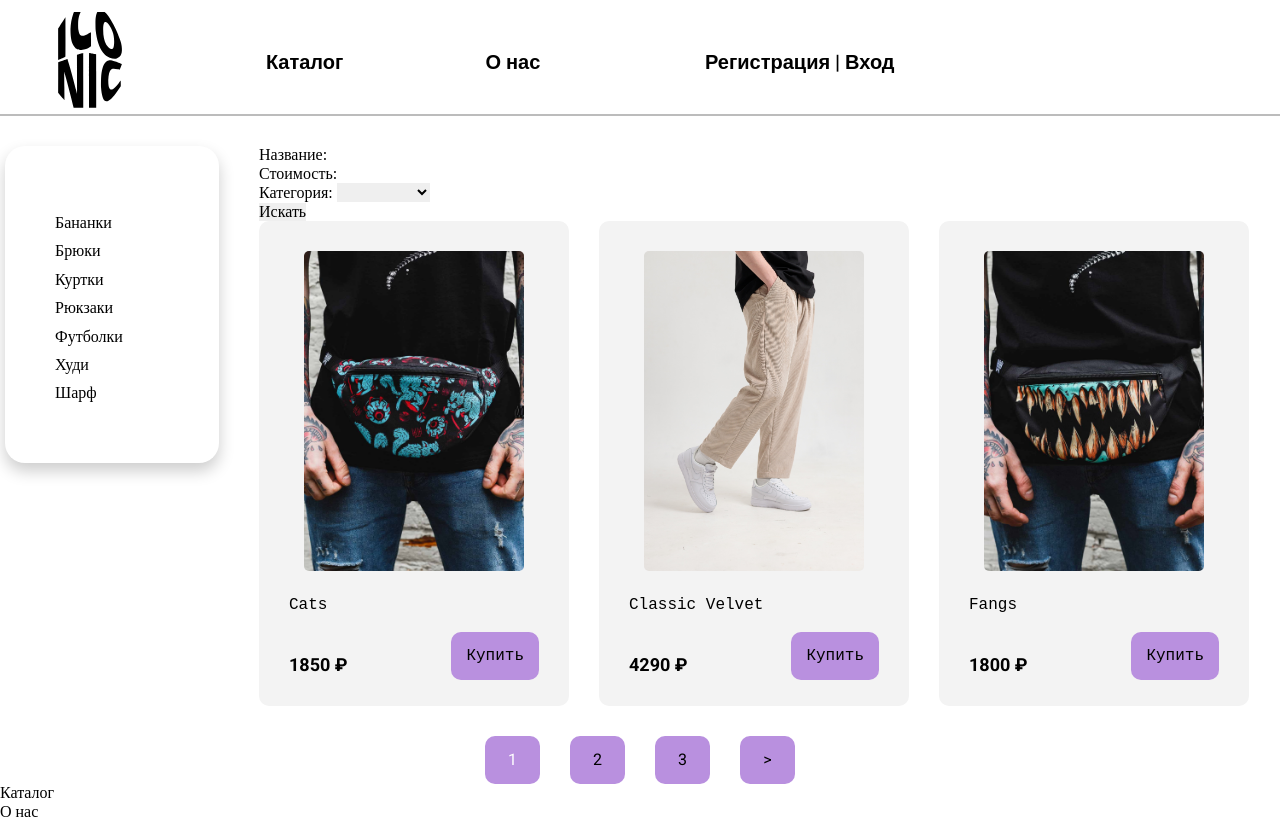
The page / on the database its author committed.
### products/models.py (models this page shows, shortened)
class ProductCategory(models.Model):
    name = models.CharField(max_length=128, unique=True, verbose_name="Название", db_index=True)
    description = models.CharField(blank=True, null=True, verbose_name="Описание", max_length=64)
    slug = models.SlugField(max_length=255, unique=True, db_index=True, verbose_name="URL")
    def get_absolute_url(self):
        return reverse('category', kwargs={'cat_slug': self.slug})
    def __str__(self) -> str:
        return self.name
    class Meta:
        verbose_name = "Категория"
        verbose_name_plural = "Категории"
        ordering = ['id', ]

class Product(models.Model):
    name = models.CharField(max_length=256, verbose_name="Товар")
    description = models.TextField(blank=True, verbose_name="Описание")
    short_description = models.CharField(max_length=64, verbose_name="Краткое описание")
    price = models.DecimalField(decimal_places=2, max_digits=8, verbose_name="Цена")
    image = models.ImageField(upload_to=user_directory_path, verbose_name="Изображение", blank=True)
    category = models.ForeignKey(to=ProductCategory, verbose_name=("Категория"), on_delete=models.CASCADE)
    quantity = models.PositiveIntegerField(verbose_name="Количество", default=1)
    is_available = models.BooleanField(verbose_name="В наличии", default=True)
    slug = models.SlugField(max_length=255, unique=True, db_index=True, verbose_name="URL")
    def get_absolute_url(self):
        return reverse('item', kwargs={'item_slug': self.slug})
    class Meta:
        verbose_name = "Товар"
        verbose_name_plural = "Товары"
        ordering = ['name', 'category']

### products/views.py (the view)
# urls.py: path('', CatalogHome.as_view(), name='home'),
class CatalogHome(DataMixin, ListView):
    model = Product
    template_name = 'products/index.html'
    context_object_name = 'products'
    def get_context_data(self,*, object_list=None, **kwargs):
        context = super().get_context_data(**kwargs)
        c_def = self.get_user_context(title="Каталог", form=FilterProductForm(self.request.GET), cat_shearch=1)
        return dict(list(context.items()) + list(c_def.items()))
    def get_queryset(self) -> QuerySet[Any]: #  Какие записи должны быть на странице отображены
        queryset = super().get_queryset()
        st_filter = ProductFilter(self.request.GET, queryset)
        return st_filter.qs

### products/forms.py
class FilterProductForm(forms.Form):
    name = forms.CharField(label='Название', max_length=50, required=False)
    price = forms.DecimalField(label='Стоимость', required=False)
    category = forms.ModelChoiceField(label='Категория',
    queryset= ProductCategory.objects.all(), empty_label='', required=False)

### products/templatetags/products_tags.py (called while the page is built)
@register.inclusion_tag('products/tags/list_categories.html')
def show_categories(sort=None, cat_selected=0):
    if not sort:
        cats = ProductCategory.objects.annotate(Count('product'))
    else:
        cats = ProductCategory.objects.annotate(Count('product')).order_by(sort)
    return {"cats": cats, "cat_selected": cat_selected}

### products/utils.py (called while the page is built)
    def get_user_context(self, **kwargs):
        context = kwargs
        user_menu = menu.copy()
        if not self.request.user.is_authenticated:
            user_menu.pop(1)
        context['menu'] = user_menu
        if 'cat_shearch' not in context:
            context['cat_shearch'] = 0
        if 'category_selected' not in context:
            context['category_selected'] = 0
        return context

### products/templates/products/index.html
{% extends "products/base.html" %}
{% load products_tags %}
{% block content %}
<div class="page container-page">
    <section class="page__category">
        {% show_categories 'name' category_selected %}
    </section>
    <section class="page__catalog">
        {% if cat_shearch == 1 %}
            <form method="get" action="{% url 'home' %}">
                {{ form.as_p }}
                <button type="submit">Искать</button>
            </form>
        {% endif %}
        <ul class="page__catalog-list">
            {% for p in products %}
            <li class="page__catalog-list-card">
                {% if p.image %}
                    <a href="{{ p.get_absolute_url }}" class="page__catalog-list-card-link">
                        <img alt="Товар" class="page__catalog-list-card-link-img" src="{{p.image.url}}"></img>
                    </a>
                {% endif %}
                <p class="page__catalog-list-card-text">{{p.name}}</p>
                <p class="page__catalog-list-card-price">{{p.price|floatformat}} ₽</p>
                <a href="{{ p.get_absolute_url }}" class="page__catalog-list-card-btn">Купить</a>
            </li>
            {% endfor %}
        </ul>
    </section>
</div>
{% endblock content%}

### products/templates/products/base.html (shortened to what this page needs)
{% load static %}
{% load products_tags %}
{% load spurl %}
<!DOCTYPE HTML>
<html>
<head>
    <link type="text/css" href="{% static 'products/css/styles.css' %}" rel="stylesheet" />
    <link type="text/css" href="{% static 'products/css/item.css' %}" rel="stylesheet" />
    <link type="text/css" href="{% static 'products/css/forms.css' %}" rel="stylesheet" />
</head>
<body class="body">
    <header class="header container">
        {% block navmenu %}
        <a href="{% url 'home' %}" class="header__logo-link">
            <img src="/static/products/images/main.svg" class="header__logo-link-img">
        </a>
        <ul class="header__navlist">
            {% for m in menu %}
                    <li class="header__navlist-item">
                        <a href="{% url m.url_name %}" class="header__navlist-item-link">{{m.title}}</a>
                    </li>
            {% endfor %}
            {% if request.user.is_authenticated %}
                <li class="header__navlist-item last">{{user.username}} | <a href="{% url 'logout' %}"> Выйти </a></li>
            {% else %}
                <li class="header__navlist-item last">
                    <a href="{% url 'register' %}" class="header__navlist-item-link">Регистрация</a> | <a href="{% url 'login' %}" class="header__navlist-item-link">Вход</a>
                </li>
            {% endif %}
        </ul>
        {% endblock navmenu %}
    </header>
    <main class="main">
        <p class="trans">
        {% block content %}
        {% endblock content %}
        {% if page_obj.has_other_pages %}
            <ul class="list-pages">
                {% for p in paginator.page_range %}
                    {% if page_obj.number == p %}
                        <li class="page-num selected">{{ p }}</li>
                    {% elif p >= page_obj.number|add:-2 and p <= page_obj.number|add:2 %}
                        <li>
                            <a href="{% spurl query=request.GET set_query='page={{ p }}'%}" class="page-num">{{ p }}</a>
                        </li>
                    {% endif %}
                {% endfor %}
                {% if page_obj.has_next %}
                    <a href="?page={{ page_obj.next_page_number }}" class="page-num">&gt;</a>
                {% endif %}
            </ul>
        {% endif %}
    </main>
    <footer class="footer">
        {% block footer %}
        <ul class="body__footer">
            {% for m in menu %}
            <li class="body__footer-item">
                {{m.title}}
            </li>
            {% endfor %}
        </ul>
        {% endblock footer %}
    </footer>
</body>
</html>

### products/templates/products/tags/list_categories.html
<ul class="page__category-list">
    {% if cat_selected == 0  %}
        <p class="page__category-list-title selected">Категории</p>
    {% else %}
        <p class="page__category-list-title"><a href="{% url 'home' %}">Категории</a></p>
    {% endif %}
    {% for cat in cats %}
        {% if cat.product__count > 0 %}
            {% if cat_selected == cat.pk  %}
                <li class="page__category-list-item selected">{{cat}}</li>
            {% else %}
                <li class="page__category-list-item">
                    <a href="{{ cat.get_absolute_url}}">{{cat}}</a>
                </li>
            {% endif %}
        {% endif %}
    {% endfor %}
</ul>

### products/static/products/css/styles.css (style rules this page uses)
ul { list-style-type: none; list-style: none; }
a { text-decoration: none; color:black; }
.container { width: 1170px; margin: 0 auto; }
.container-page { width: 1270px; margin: 0 auto; }
.header { margin-top: 10px; display: grid; grid-template: 1fr / 100px 1fr; }
.trans { border: 1px solid; color: rgb(188, 188, 188); margin-bottom: 30px; }
.header__navlist { display: grid; grid-template: 1fr / repeat(4, 1fr); justify-items: center; align-items: center; gap: 30px; margin: 0 auto; }
.header__navlist-item { justify-items: center; font-family: 'Roboto', sans-serif; font-weight: 700; justify-self: start; font-size: 20px; }
.header__logo-link-img { width: 70px; height: 100px; }
.page { display: grid; grid-template: 1fr /1fr 4fr }
.page__category { display: flex; justify-content: start; flex-direction: row; }
.page__category-list { justify-self: start; box-shadow: 10px 50px 80px 10px rgba(0, 0, 0, 0.2); background-color:rgb(255, 255, 255); border-radius: 20px; padding: 20px 50px 50px 50px; height: fit-content; box-shadow: 0 8px 16px rgba(0, 0, 0, 0.2); }
.selected { color:rgb(255, 255, 255); }
.page__category-list-item { margin-bottom: 10px; }
.page__catalog-list { display: flex; gap: 30px; flex-wrap: wrap; }
.page__catalog-list-card { padding: 30px 30px 30px 30px; background-color: rgb(243, 243, 243); border-radius: 10px; display: grid; grid-template: 300px 45px 40px 40px/1fr 1fr; width: 250px; font-family: 'Courier New', Courier, monospace; }
.page__catalog-list-card-link { grid-row-start: span 2; }
.page__catalog-list-card-text { grid-column-start: span 2; margin-bottom: 10px; }
.page__catalog-list-card-price { align-self: end; font-family: "Roboto"; font-weight: 700; font-size: 18px; }
.page__catalog-list-card-btn { justify-self: end; align-self: center; background-color: rgb(185, 144, 223); width: fit-content; border-radius: 10px; padding: 15px 15px 15px 15px; }
.page__category-list-title { font-family: 'Roboto'; font-weight: 900; font-size: 24px; margin-bottom: 20px; }
.page__category-list { font-family: 'Roboto'; font-weight: 400; font-size: 16px; }
.page__catalog-list-card-link-img { width: 220px; height: 320px; border-radius: 5px; object-fit:cover; }
.page__catalog-list-card-link { grid-column-start: span 2; justify-self: center; }
.list-pages { display: flex; flex-direction: row; justify-content: center; gap: 30px }
.page-num { font-family: 'Roboto'; font-weight: 400; font-size: 16px; margin-top: 30px; display: flex; justify-content: center; background-color: rgb(185, 144, 223); min-width: 25px; border-radius: 10px; padding: 15px 15px 15px 15px; }
.last { justify-self: end; }

### rows shown on the page
ProductCategory: name "Бананки"
ProductCategory: name "Брюки"
ProductCategory: name "Куртки"
ProductCategory: name "Рюкзаки"
ProductCategory: name "Футболки"
ProductCategory: name "Худи"
ProductCategory: name "Шарф"
Product: image (picture), name "Cats", price "1850"
Product: image (picture), name "Classic Velvet", price "4290"
Product: image (picture), name "Fangs", price "1800"

### other values the page prints
{{ m.title }} "Каталог" "О нас"
{{ p }} "1"
{{ p }} "2" "3"
